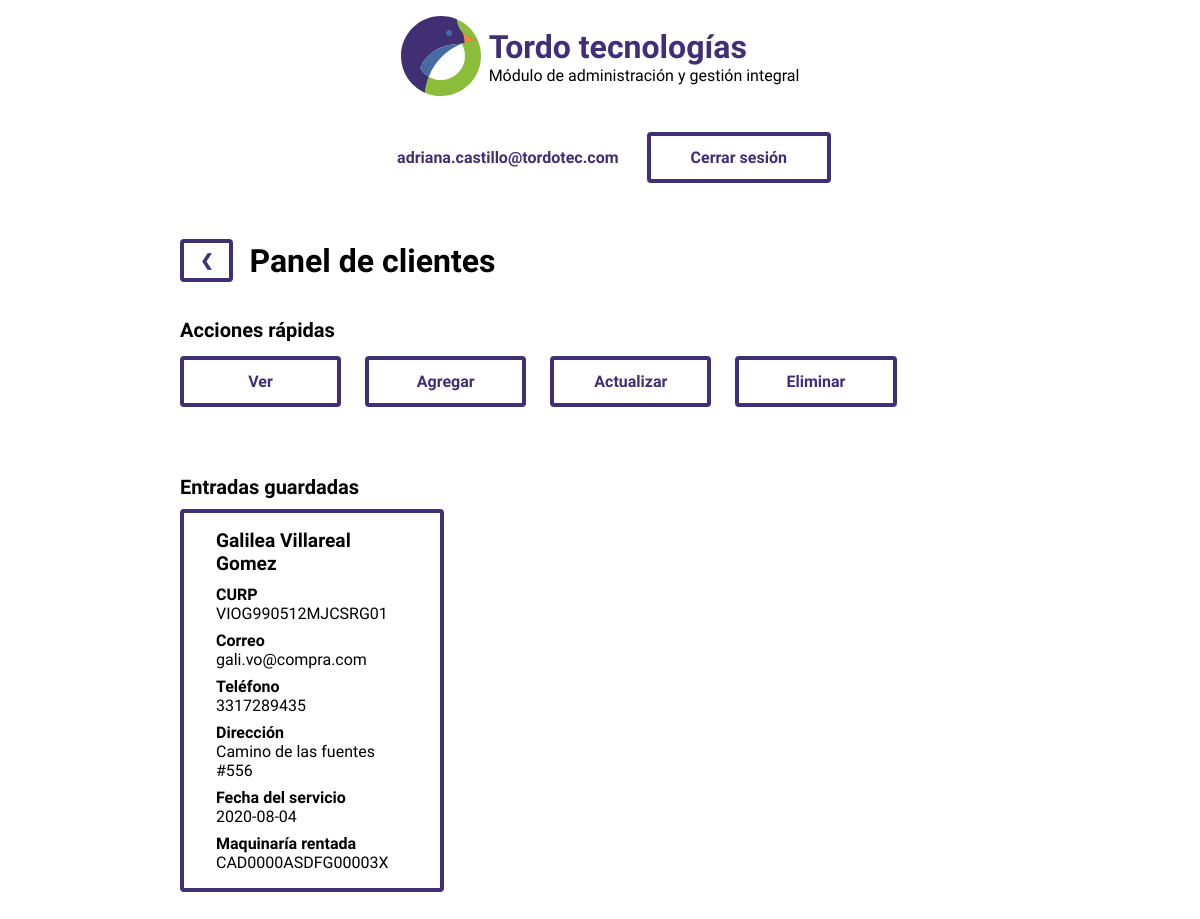
Screenshot of /clientes.php (signed in) with the database file from the repository.
### tables this page shows
CREATE TABLE `clientes` (
  `id` int(11) NOT NULL,
  `nombre` text NOT NULL,
  `apellido` text NOT NULL,
  `curp` text NOT NULL,
  `direccion` mediumtext NOT NULL,
  `correo` text NOT NULL,
  `telefono` double NOT NULL,
  `fecha` date NOT NULL,
  `rento` text NOT NULL
);

### clientes.php (the view, shortened to what this page needs)
<!DOCTYPE html>
<html lang="es-MX">
<head>
    <link rel="stylesheet" href="css/panel.css">
</head>
<body>
    <header>
        <div id="navegacion">
            <div class="logotipo">
                <img id="logo" src="img/icons/logo.svg" alt="Logotipo">
                <div>
                    <h1>Tordo tecnologías</h1>
                    <p>Módulo de administración y gestión integral</p>
                </div>
            </div>
            <nav>
                <p id="usuario"><?php echo $_SESSION["correo"];?></p>
                <a href="php/conexion/cerrar.php" class="boton">Cerrar sesión</a>
            </nav>
        </div>
    </header>
    <section id="acciones">
        <div class="migas">
            <a href="inicio.php" class="boton">&#10094;</a>
            <h2>Panel de clientes</h2>
        </div>
        <h3>Acciones rápidas</h3>
        <div class="gridAcciones">
            <a id="ver" class="boton">Ver</a>
            <a id="agregar" class="boton">Agregar</a>
            <a id="editar" class="boton">Actualizar</a>
            <a id="eliminar" class="boton">Eliminar</a>
        </div>
    </section>
    <section id="panelVer">
        <h3>Entradas guardadas</h3>
        <div class="grid">
            <?php
                include("php/conexion/casper.php");
                $leer = "SELECT * FROM clientes";
                $query = $conexion->query($leer);
                if ($query == true) {
                    while ($datos = mysqli_fetch_array($query)) {
                        echo <<<END
                        <div class="tarjeta">
                            <div class="tarjetaCuerpo">
                                <p class="tarjetaTitulo">$datos[1] $datos[2]</p>
                                <p class="tarjetaSubtitulo">CURP</p>
                                <p class="tarjetaTexto">$datos[3]</p>
                                <p class="tarjetaSubtitulo">Correo</p>
                                <p class="tarjetaTexto">$datos[5]</p>
                                <p class="tarjetaSubtitulo">Teléfono</p>
                                <p class="tarjetaTexto">$datos[6]</p>
                                <p class="tarjetaSubtitulo">Dirección</p>
                                <p class="tarjetaTexto">$datos[4]</p>
                                <p class="tarjetaSubtitulo">Fecha del servicio</p>
                                <p class="tarjetaTexto">$datos[7]</p>
                                <p class="tarjetaSubtitulo">Maquinaría rentada</p>
                                <p class="tarjetaTexto">$datos[8]</p>
                            </div>
                        </div>
                        END;
                    }
                }
            ?>
        </div>
    </section>
</body>
</html>
<?php
die();
?>

### css/panel.css (style rules this page uses)
:root { --color_oscuro: rgb(64, 47, 116); --color_claro: rgb(70, 107, 162); --color_enfasis: rgb(139, 189, 58); --color_realce: rgb(240, 142, 45); }
* { margin: 0px; padding: 0px; }
body { font-family: 'Didact Gothic', sans-serif; }
nav { display: flex; flex-direction: column; margin: 1em 0em; align-items: center; align-self: center; }
section { padding: 1em 10vw; }
h1 { font-weight: bold; color: var(--color_oscuro); }
h2 { font-size: 2em; margin-bottom: 0.5em; }
h3 { font-size: 1.25em; margin-bottom: 0.5em; }
a { cursor: pointer; text-decoration: none; }
.migas { display: flex; align-items: center; margin-bottom: 2em; }
.migas > h2 { margin: 0; margin-left: 0.5em; }
.migas > .boton { padding: 0.5em 1em; }
.logotipo { padding: 1em; display: flex; flex-flow: column; align-items: center; }
.logotipo > div { text-align: center; }
.boton { width: fit-content; display: block; background: none; padding: 0.75em 1.5em; margin: 0.25em 0em; text-align: center; font-weight: bold; text-decoration: none; border: 0.25em solid var(--color_oscuro); border-radius: 0.25em; color: var(--color_oscuro); transition: 0.3s; }
.grid { width: 100%; display: grid; grid-template-columns: 1fr; grid-template-rows: auto; grid-gap: 1.5em; }
.gridAcciones { display: grid; grid-template-columns: 1fr 1fr; grid-template-rows: auto; grid-gap: 1.5em; }
.gridAcciones > .boton { width: auto; }
.tarjeta { display: flex; flex-direction: column; overflow: hidden; border: 0.25em solid var(--color_oscuro); border-radius: 0.25em; transition: 0.2s; background: white; }
.tarjetaCuerpo { margin: 1em 0em; padding: 0em 2em; }
.tarjetaTitulo { font-size: 1.2em; font-weight: bold; margin-bottom: 0.5em; }
.tarjetaSubtitulo { font-weight: bold; margin-top: 0.5em; }
#usuario { width: fit-content; display: block; background: none; padding: 0.75em 1.5em; margin: 0.25em 0em; text-align: right ; font-weight: bold; text-decoration: none; border: 0.25em solid white; border-radius: 0.25em; color: var(--color_oscuro); }
#navegacion { width: 100%; display: flex; flex-flow: column; align-items: center; }
#logo { width: 5em; margin-right: 0.5em; }
@media screen and (min-width: 720px) { nav { flex-flow: row; } }
@media screen and (min-width: 720px) { section { padding: 1em 10vw; } }
@media screen and (min-width: 720px) { .boton { padding: .75em 2.5em; } }
@media screen and (min-width: 720px) { .grid { grid-template-columns: 1fr 1fr; } }
@media screen and (min-width: 720px) { .logotipo { display: flex; flex-flow: row; } }
@media screen and (min-width: 720px) { .logotipo > div { text-align: left; } }
@media screen and (min-width: 1020px) { section { padding: 2em 15vw; } }
@media screen and (min-width: 1020px) { .grid { grid-template-columns: 1fr 1fr 1fr; } }
@media screen and (min-width: 1020px) { .gridAcciones { display: grid; grid-template-columns: 1fr 1fr 1fr 1fr; grid-template-rows: auto; grid-gap: 1.5em; width: fit-content; } }

### rows the page displays
clientes: nombre "Galilea", apellido "Villareal Gomez", curp "VIOG990512MJCSRG01", correo "gali.vo@compra.com", telefono "3317289435", direccion "Camino de las fuentes #556", fecha "2020-08-04", rento "CAD0000ASDFG00003X"

### other values shown
$_SESSION["correo"] "adriana.castillo@tordotec.com"
